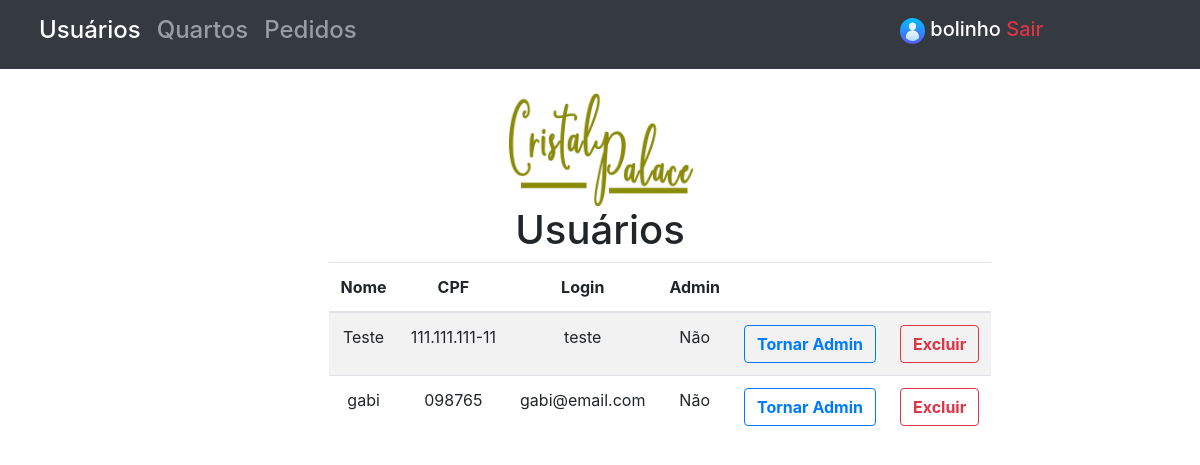
Page /Views/Admin.php (signed in) on the earlier database version.
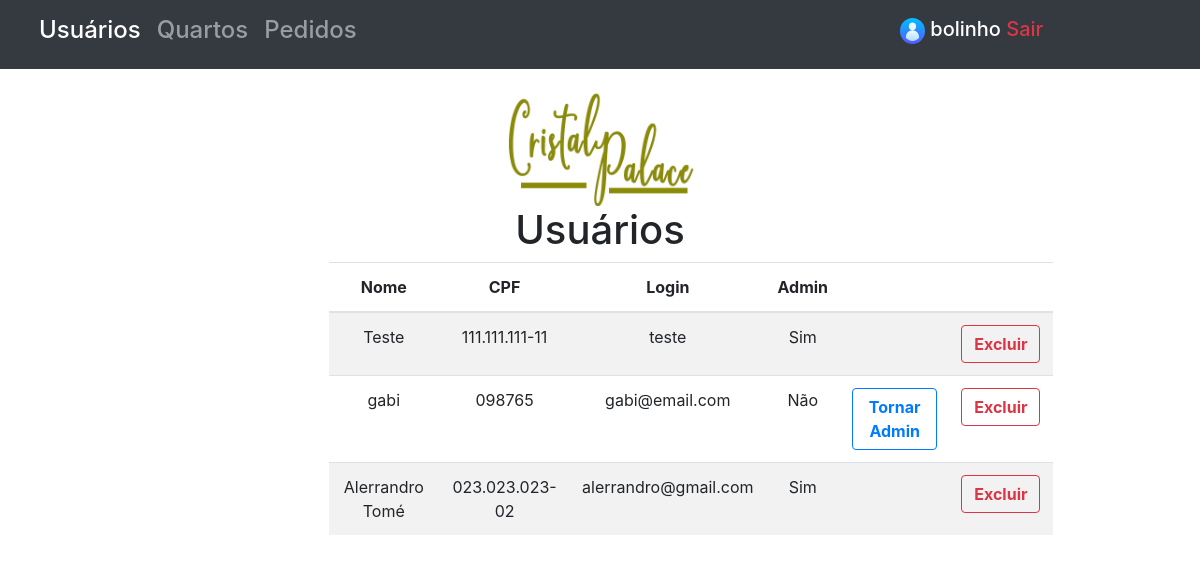
Same page on the later database version.
### tables this page shows
CREATE TABLE `usuario` (
  `Id` int(11) NOT NULL,
  `Nome` varchar(255) NOT NULL,
  `CPF` varchar(50) NOT NULL,
  `Login` varchar(255) NOT NULL,
  `Senha` varchar(255) NOT NULL,
  `Admin` tinyint(1) NOT NULL
);

### Util/UsuarioLogado.php (called while the page is built, shortened)
<?php
include_once("Connection.php");
class UsuarioLogado{
    public function UsuarioLogado(){
        $connect = new Connection();
        $u = new LoginController();
        $id = (int)$_SESSION["usuarioLogado"];
        $usuario = mysqli_fetch_array(mysqli_query($connect->connect(), "SELECT * FROM usuario WHERE Id = '$id'"));
        $this->id = $usuario["Id"];
    }
}

### Util/Connection.php (called while the page is built)
<?php
class Connection{
    public $servername;
    public $username_db;
    public $password_db;
    public $dbname;
    public function Connection(){
        $this->servername = "localhost";
        $this->username_db = "root";
        $this->password_db = "";
        $this->dbname = "cphotel";
    }
    public function Connect(){
        return mysqli_connect($this->servername, $this->username_db, $this->password_db, $this->dbname);
    }
}

### Controllers/AdminController.php (called while the page is built, shortened)
<?php
include_once("../Util/UsuarioLogado.php");
class AdminController{
    public $connect;
    public function AdminController(){
        $this->connect = new Connection();
    }
    public function listarUsuarios(){
        $usuarioLog = new UsuarioLogado();
        $id_usuLog = $usuarioLog->id;
        $query = "SELECT * FROM usuario WHERE Id != '$id_usuLog'";
        return mysqli_query($this->connect->connect(), $query);
    }
}
?>

### Views/Admin.php (the view, shortened to what the changed rows need)
<?php
include_once("../Controllers/AdminController.php");
include_once("../Util/UsuarioLogado.php");
$admin = new AdminController();
$usuarios = $admin->listarUsuarios();
?>
<!DOCTYPE html>
<html lang="pt-br">
<head>
    <link rel="stylesheet" href="https://stackpath.bootstrapcdn.com/bootstrap/4.5.2/css/bootstrap.min.css">
    <link rel="stylesheet" href="..\Css\UtilStyle.css">
</head>
<body>
    <div class="container text-center" style="min-width: 100%;">
        <div class="container card-body col-10">
            <h1>Usuários</h1>
            <div class="col-sm-12">
                <table class="table table-hover table-striped table-responsive" style="padding-left: 20%;">
                    <thead>
                        <tr role="row" style="width: 100%;">
                            <th>Nome</th>
                            <th>CPF</th>
                            <th>Login</th>
                            <th>Admin</th>
                            <th></th>
                            <th></th>
                        </tr>
                    </thead>
                    <tbody>
                        <?php
                        while ($usuario = $usuarios->fetch_array()) {
                        ?>
                            <tr role="row" class="odd" style="width: 100%;">
                                <td><?php echo $usuario["Nome"] ?></td>
                                <td><?php echo $usuario["CPF"] ?></td>
                                <td><?php echo $usuario["Login"] ?></td>
                                <td><?php echo $usuario["Admin"] == true ? "Sim" : "Não"; ?></td>
                                <td>
                                    <?php echo $usuario["Admin"] == true ? "" : "<a class='btn btn-outline-primary font-weight-bold' href='../ViewController/Admin-AdminController.php?id=" . $usuario["Id"] . "&a=1'>Tornar Admin</a>"; ?>
                                </td>
                                <td>
                                    <a class="btn btn-outline-danger font-weight-bold" href="../ViewController/Admin-AdminController.php?id=<?php echo $usuario["Id"] ?>&a=2">Excluir</a>
                                </td>
                            </tr>
                        <?php
                        }
                        ?>
                    </tbody>
                </table>
            </div>
        </div>
    </div>
</body>
</html>

Differences in the rows shown:
changed usuario "Teste": Admin "Não Tornar Admin" → "Sim"
added usuario: Nome "Alerrandro Tomé", CPF "023.023.023-02", Login "alerrandro@gmail.com", Admin "Sim"
